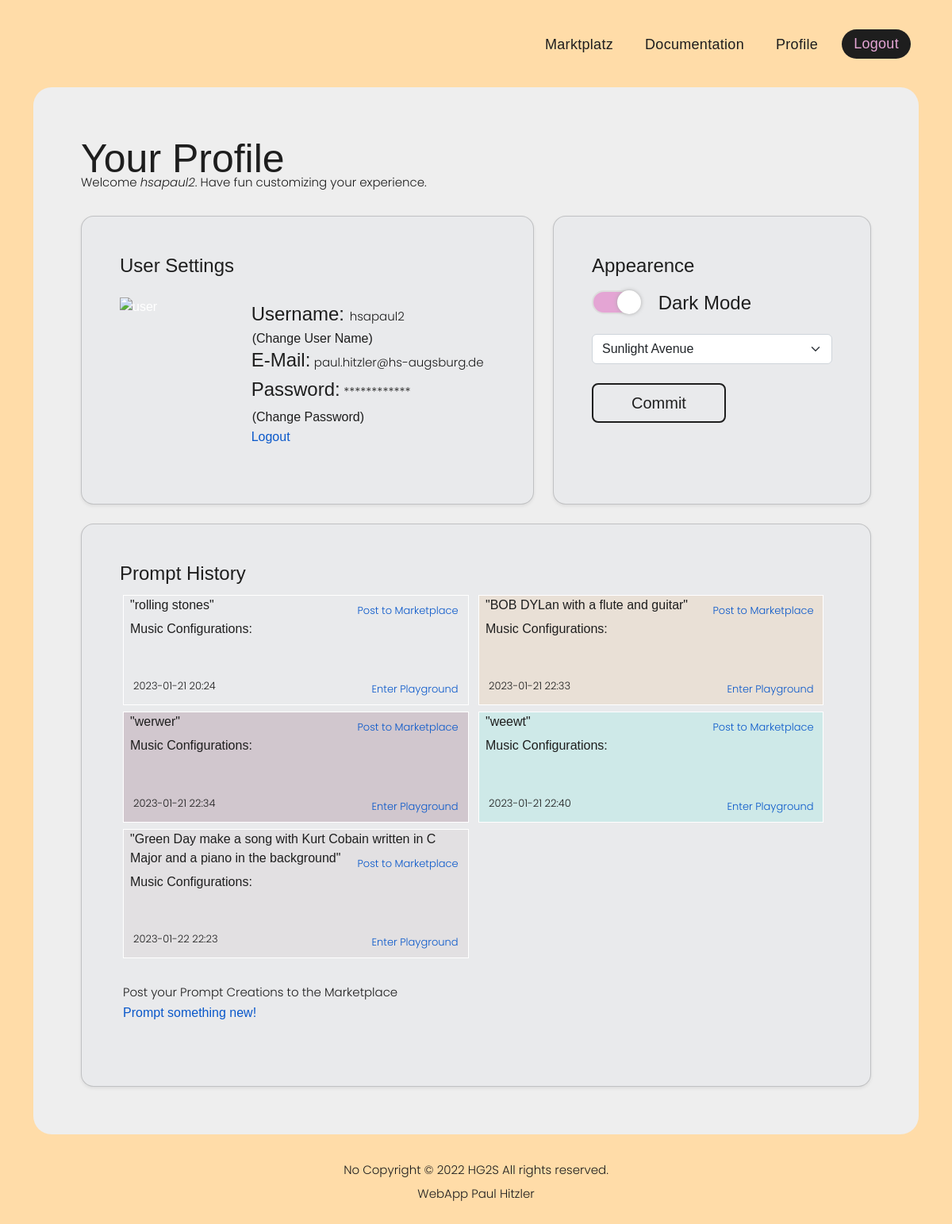
Screenshot of /users/hsapaul2 (signed in) with the database file from the repository.
### tables this page shows
CREATE TABLE "temp_prompt_history" (
	"id"	INTEGER NOT NULL UNIQUE,
	"user_id"	INTEGER,
	"text_prompt"	TEXT,
	"p1_found_entities"	TEXT,
	"p2_music_configurations"	TEXT,
	"creation_date"	TEXT,
	"saved_to_marketplace"	INTEGER,
	PRIMARY KEY("id" AUTOINCREMENT),
	FOREIGN KEY("user_id") REFERENCES "nutzer"("id")
);

### app.py (the view, shortened to what this page needs)
@app.route('/users/<username>', methods=['GET', 'POST'])
def profile(username):
    db = get_db(db_path)
    prompts_for_user_id = db.execute('SELECT id, text_prompt, p1_found_entities, p2_music_configurations, '
                                     'creation_date, saved_to_marketplace FROM temp_prompt_history '
                                     f'WHERE user_id = {session["session_id"]}').fetchall()
    if request.method == 'GET':
        if 'session_user' in session:
            return render_template('profile.html', session_user=session['session_user'],
                                   your_last_prompts=prompts_for_user_id)
        else:
            return redirect(url_for('login'))

### app.py (called while the page is built)
def connect_db(db_path_new):
    sql = sqlite3.connect(db_path_new)
    sql.row_factory = sqlite3.Row
    return sql

def get_db(db_path):
    if not hasattr(g, 'sqlite_db'):
        g.sqlite_db = connect_db(db_path)
    return g.sqlite_db

### templates/profile.html (shortened to what this page needs)
{% extends "template_base.html" %}
{% block content %}
<div class="">
    <h1 class="headline">Your Profile</h1>
    <p class="subheadline">Welcome <em>{{session['session_user']}}</em>. Have fun customizing your experience.</p>
</div>
<div class="user-profile">
    <div class="row">
        <div class="col-7 py-4">
            <div class="card bgcolor_black text-white shadow-sm" style="border-radius: 1rem;">
                <div class="card-body p-5">
                    <h4>User Settings</h4>
                    <div class="row">
                        <div class="my-3 d-inline-block col-4">
                            <img class="" width="150" height="150"
                                 src="{{ url_for('static', filename='img/profile_pictures/profile_picture_default.jpg') }}"
                                 alt="user" class="shadow">
                        </div>
                        <div class="col-8 py-4">
                            <div class="d-inline-block">
                                <h4 class="d-inline">Username: </h4>
                                <p class="d-inline-block">{{ session_user }}</p>
                                <a href="/change_user_name">
                                    <button class="btn p-0 m-0">(Change User Name)</button>
                                </a>
                            </div>
                            <div class="d-inline-block">
                                <h4 class="d-inline-block">E-Mail: </h4>
                                {% if session['session_email'] %}
                                <p class="d-inline">{{ session['session_email'] }}</p>
                                {% else %}
                                <p class="d-inline">No E-Mail given</p>
                                <a href="">
                                    <button>Add</button>
                                </a>
                                {% endif %}
                            </div>
                            <div class="d-inline-block">
                                <h4 class="d-inline-block">Password: </h4>
                                <p class="d-inline">************</p>
                                <a href="/change_password">
                                    <button class="btn p-0 m-0">(Change Password)</button>
                                </a>
                                <a class="d-block" href='/logout'>Logout</a>
                            </div>
                        </div>
                    </div>
                </div>
            </div>
        </div>
        <div class="col-5 py-4">
            <div class="card bgcolor_black text-white h-100 shadow-sm" style="border-radius: 1rem;">
                <div title="Don't forget to commit" class="card-body p-5">
                    <h4>Appearence</h4>
                    <form action="#" method="post">
                        <div class="outer_dark_mode_class mb-4 mt-3">
                            <div class="dark_mode_class">
                                <input id="dark_mode_switch" type="checkbox" name="dark_mode_checkbox" class="mx-2"
                                       checked>
                                <label id="dark_mode_label" for="dark_mode_switch" class="mx-5">Dark Mode</label>
                            </div>
                        </div>
                        <select class="form-select" name="form-select" aria-label="Default select example">
                            <option id="selected_theme" class="theme_items" selected>{{ session['session_theme'] }}
                            </option>
                            {% set theme_list = ["HG2S Original", "Purple Darkness", "Sunlight Avenue"] %}
                        </select>
                        <button class="main-btn btn btn-lg px-5 mt-4"
                                id="submit_theme"
                                name="submit_theme" type="submit">
                            Commit
                        </button>
                    </form>
                </div>
            </div>
        </div>
        <div class="col-12">
            <div class="card bgcolor_black text-white shadow-sm" style="border-radius: 1rem;">
                <div class="card-body p-5">
                    <h4>Prompt History</h4>
                    {% if your_last_prompts|length > 0%}
                    {% for prompt in your_last_prompts %}
                    <div class="border border-white text-light col-5-6 d-inline-block px-2 mx-1 my-1 prompt_history_item colorful_content">
                        <h6 class="mt-2 d-inline">"{{ prompt.text_prompt }}"</h6>
                        <p class="d-inline float-end m-1 small-font"><a
                                href="{{ url_for('post_to_marketplace', id=prompt.id) }}">Post to
                            Marketplace</a>
                        </p>
                        <div class="my-2">
                            <h6 class="mb-5">Music Configurations: </h6>
                        </div>
                        <p class="d-inline m-1 small-font">{{ prompt.creation_date }}</p>
                        <p class="d-inline float-end left_bottom m-1 small-font"><a
                                href="{{ url_for('playground', text_prompt = prompt.text_prompt) }}">Enter
                            Playground</a>
                        </p>
                    </div>
                    {% endfor %}
                    <div class="px-1 py-2 my-4">
                        <p style="line-height: 90%">Post your Prompt Creations to the Marketplace</p>
                        <a class="d-block mt-2" href="{{ url_for('index')}}">Prompt something new!</a>
                    </div>
                    {% else %}
                    <p class="">You didn't prompt yet!</p>
                    <div><p>Start <a class="d-inline" href="{{ url_for('index')}}">your first Prompt Creation</a>
                        Right
                        now!</p></div>
                    {% endif %}
                </div>
            </div>
        </div>
    </div>
</div>
{% endblock %}

### templates/template_base.html (shortened to what this page needs)
<!DOCTYPE html>
<html lang="en">
<head>
    <link rel="stylesheet" href="https://use.typekit.net/hti8epd.css">
    <link rel="stylesheet" type="text/css" href="{{ url_for('static',filename='css/bootstrap.min.css') }}">
    <link rel="stylesheet" type="text/css" href="{{ url_for('static',filename='css/WebApp_Main.css') }}">
</head>
<body>
<header class="header-area header-sticky">
    <div class="container">
        <div class="row">
            <div class="col-12">
                <nav class="main-nav">
                    <a href="{{ url_for('index')}}" class="logo">
                    </a>
                    <ul class="nav">
                        <li><a href="{{ url_for('marktplatz')}}">Marktplatz</a></li>
                        <li><a href="{{ url_for('documentation')}}">Documentation</a></li>
                        {% if session['session_user'] %}
                        <li><a href="{{ url_for('profile', username=session['session_user'])}}">Profile</a></li>
                        <li><a href="{{ url_for('logout')}}">Logout</a></li>
                        {% else %}
                        <li><a href="{{ url_for('login')}}">Login</a></li>
                        <li><a href="{{ url_for('sign_up')}}">Sign Up</a></li>
                        {% endif %}
                    </ul>
                </nav>
            </div>
        </div>
    </div>
</header>
<div class="container">
    <div class="page-content">
        {% block content %}
        {% endblock %}
    </div>
</div>
<footer>
    <div class="container">
        <div class="row">
            <div class="col-lg-12">
                <p>No Copyright © 2022 <a href="#">HG2S</a> All rights reserved.
                    <br>WebApp <a href="url_for{{ 'login' }}" target="_blank">Paul Hitzler</a></p>
            </div>
        </div>
    </div>
</footer>
</body>
</html>

### static/css/WebApp_Main.css (style rules this page uses)
:root { --yellow: #FFDCA8; --pink: #e4a5d4; --white: #EEE; --light-grey: #E9EAEC; --middle-grey: #282828; --dark-grey: #212529; --black: #1e1e1e; --green: #50FFAF; --dark-green: #10A957; --purple: #9C7BFF; --light-blue: #CFE2FF; --light-orange: #FF8377; --dark-orange: #F34E1E; --red: #D11D1C; --main-font: bebas-kai, sans-serif !important; --second-font: Poppins, sans-serif !important; }
.bgcolor_black { background-color: var(--black) !important; }
.color_black { color: var(--black) !important; }
.bgcolor_white { background-color: var(--white) !important; }
.bgcolor_lightgrey { background-color: var(--light-grey) !important; }
a { color: #0A58CA; }
body { background: var(--yellow); font-family: bebas-kai, sans-serif; font-weight: 400; font-style: normal; }
body .page-content { margin-top: 110px; background-color: var(--black); padding: 60px; border-radius: 23px; color: var(--white); }
p { font-size: 15px; color: var(--white); line-height: 30px; margin-bottom: 0px; }
p { font-family: var(--second-font); font-weight: 300; }
a { text-decoration: none; }
.headline { font-size: 50px; margin-bottom: 0; }
.subheadline { line-height: 0; font-size: 15px; margin-bottom: 1.2em; }
input { font-family: var(--second-font); font-weight: 400; }
.main-btn { border: 2px solid; }
.small-font { font-size: 13px; }
.col-5-6 { width: 48.5%; }
footer p { text-align: center; padding: 30px 0px; color: var(--black); font-weight: 300; }
footer p a { color: var(--black); transition: all .3s; }
.dark_mode_class { position: relative; display: block; cursor: pointer; font-family: sans-serif; font-size: 24px; line-height: 1.3; position: relative; }
#dark_mode_label:before { width: 60px; height: 30px; border-radius: 30px; border: 2px solid #ddd; background-color: var(--white); content: ""; margin-right: 15px; transition: background-color 0.5s linear; z-index: 5; position: absolute; left: 0px; }
#dark_mode_label:after { width: 30px; height: 30px; border-radius: 30px; background-color: #fff; content: ""; transition: margin 0.1s linear; box-shadow: 0px 0px 5px #aaa; position: absolute; left: 2px; z-index: 10; }
#dark_mode_switch:checked + #dark_mode_label:before { background-color: var(--pink); }
#dark_mode_switch:checked + #dark_mode_label:after { margin: 0 0 0 30px; }
.header-area { background-color: transparent; position: absolute; height: 70px; top: 15px; left: 0; right: 0; z-index: 100; -webkit-transition: all .5s ease 0s; -moz-transition: all .5s ease 0s; -o-transition: all .5s ease 0s; transition: all .5s ease 0s; }
.header-area .main-nav { min-height: 80px; background: transparent; display: flex; padding: 15px 0px; border-radius: 50px; }
.header-area .main-nav .logo { flex-basis: 25%; margin-right: 5%; -webkit-transition: all 0.3s ease 0s; -moz-transition: all 0.3s ease 0s; -o-transition: all 0.3s ease 0s; transition: all 0.3s ease 0s; }
.header-area .main-nav .nav { display: inline-flex; flex-basis: 70%; justify-content: flex-end; vertical-align: middle; text-align: right; margin-top: 0px; margin-right: 0px; -webkit-transition: all 0.3s ease 0s; -moz-transition: all 0.3s ease 0s; -o-transition: all 0.3s ease 0s; transition: all 0.3s ease 0s; position: relative; z-index: 999; }
.header-area .main-nav .nav li { padding-left: 10px; padding-right: 10px; display: inline-block; }
.header-area .main-nav .nav li a { display: block; font-weight: 400; font-size: 18px; text-transform: capitalize; color: #1e1e1e; -webkit-transition: all 0.3s ease 0s; -moz-transition: all 0.3s ease 0s; -o-transition: all 0.3s ease 0s; transition: all 0.3s ease 0s; border: transparent; padding: 13px 10px; border-radius: 18px; letter-spacing: .3px; }
.header-area .main-nav .nav li:last-child a { background-color: var(--black); color: var(--pink); padding: 5px 15px 5px 15px; border-radius: 23px; margin-top: 7px; }
.header-area.header-sticky { min-height: 70px; }
@media (max-width: 1200px) { .header-area .main-nav .nav li { padding-left: 10px; padding-right: 10px; } }
@media (max-width: 1200px) { .header-area .main-nav:before { display: none; } }

### rows the page displays
temp_prompt_history: text_prompt "rolling stones", creation_date "2023-01-21 20:24"
temp_prompt_history: text_prompt "BOB DYLan with a flute and guitar", creation_date "2023-01-21 22:33"
temp_prompt_history: text_prompt "werwer", creation_date "2023-01-21 22:34"
temp_prompt_history: text_prompt "weewt", creation_date "2023-01-21 22:40"
temp_prompt_history: text_prompt "Green Day make a song with Kurt Cobain written in C Major and a piano in the background", creation_date "2023-01-22 22:23"

### other values shown
{{ session['session_user'] }} "hsapaul2"
{{ session_user }} "hsapaul2"
{{ session['session_email'] }} "paul.hitzler@hs-augsburg.de"
form field form-select "Sunlight Avenue"
